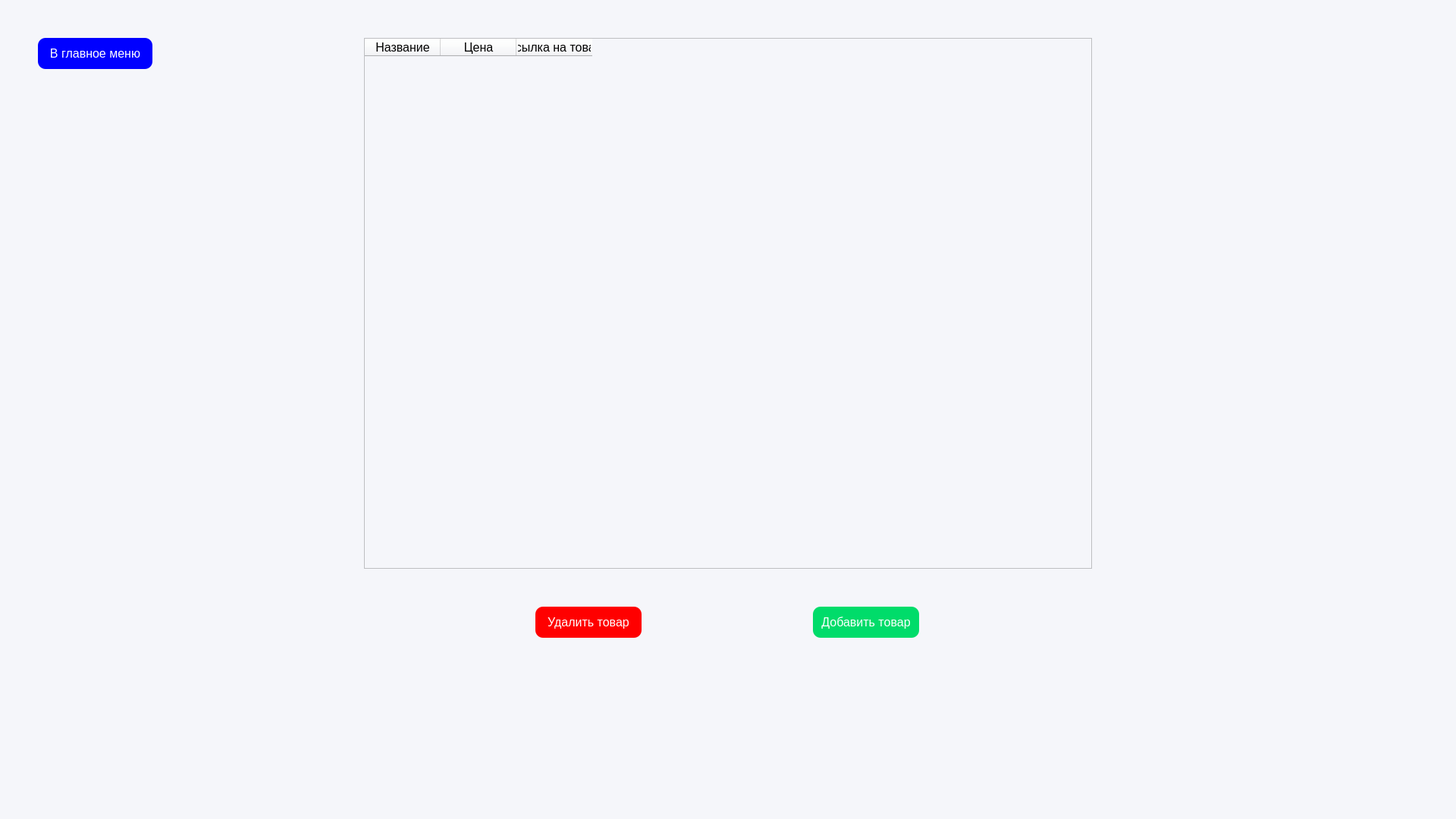
<?xml version="1.0" encoding="UTF-8"?>
<ui version="4.0">
 <class>MainWindow</class>
 <widget class="QMainWindow" name="MainWindow">
  <property name="geometry">
   <rect>
    <x>0</x>
    <y>0</y>
    <width>1920</width>
    <height>1080</height>
   </rect>
  </property>
  <property name="minimumSize">
   <size>
    <width>0</width>
    <height>0</height>
   </size>
  </property>
  <property name="maximumSize">
   <size>
    <width>1920</width>
    <height>1080</height>
   </size>
  </property>
  <property name="windowTitle">
   <string>Most-Web</string>
  </property>
  <property name="windowIcon">
   <iconset>
    <normaloff>Логотип увеличенный.ico</normaloff>Логотип увеличенный.ico</iconset>
  </property>
  <property name="styleSheet">
   <string notr="true">background-color: #F5F6FA</string>
  </property>
  <widget class="QWidget" name="centralwidget">
   <widget class="QTableWidget" name="table">
    <property name="geometry">
     <rect>
      <x>480</x>
      <y>50</y>
      <width>960</width>
      <height>700</height>
     </rect>
    </property>
    <property name="font">
     <font>
      <pointsize>12</pointsize>
     </font>
    </property>
    <property name="editTriggers">
     <set>QAbstractItemView::NoEditTriggers</set>
    </property>
    <column>
     <property name="text">
      <string>Название</string>
     </property>
     <property name="font">
      <font>
       <pointsize>12</pointsize>
      </font>
     </property>
    </column>
    <column>
     <property name="text">
      <string>Цена</string>
     </property>
     <property name="font">
      <font>
       <pointsize>12</pointsize>
      </font>
     </property>
    </column>
    <column>
     <property name="text">
      <string>Ссылка на товар</string>
     </property>
     <property name="font">
      <font>
       <pointsize>12</pointsize>
      </font>
     </property>
    </column>
   </widget>
   <widget class="QPushButton" name="delete_btn">
    <property name="geometry">
     <rect>
      <x>706</x>
      <y>800</y>
      <width>140</width>
      <height>41</height>
     </rect>
    </property>
    <property name="palette">
     <palette>
      <active>
       <colorrole role="WindowText">
        <brush brushstyle="SolidPattern">
         <color alpha="255">
          <red>255</red>
          <green>255</green>
          <blue>255</blue>
         </color>
        </brush>
       </colorrole>
       <colorrole role="Button">
        <brush brushstyle="SolidPattern">
         <color alpha="255">
          <red>255</red>
          <green>0</green>
          <blue>0</blue>
         </color>
        </brush>
       </colorrole>
       <colorrole role="Text">
        <brush brushstyle="SolidPattern">
         <color alpha="255">
          <red>255</red>
          <green>255</green>
          <blue>255</blue>
         </color>
        </brush>
       </colorrole>
       <colorrole role="ButtonText">
        <brush brushstyle="SolidPattern">
         <color alpha="255">
          <red>255</red>
          <green>255</green>
          <blue>255</blue>
         </color>
        </brush>
       </colorrole>
       <colorrole role="Base">
        <brush brushstyle="SolidPattern">
         <color alpha="255">
          <red>255</red>
          <green>0</green>
          <blue>0</blue>
         </color>
        </brush>
       </colorrole>
       <colorrole role="Window">
        <brush brushstyle="SolidPattern">
         <color alpha="255">
          <red>255</red>
          <green>0</green>
          <blue>0</blue>
         </color>
        </brush>
       </colorrole>
      </active>
      <inactive>
       <colorrole role="WindowText">
        <brush brushstyle="SolidPattern">
         <color alpha="255">
          <red>255</red>
          <green>255</green>
          <blue>255</blue>
         </color>
        </brush>
       </colorrole>
       <colorrole role="Button">
        <brush brushstyle="SolidPattern">
         <color alpha="255">
          <red>255</red>
          <green>0</green>
          <blue>0</blue>
         </color>
        </brush>
       </colorrole>
       <colorrole role="Text">
        <brush brushstyle="SolidPattern">
         <color alpha="255">
          <red>255</red>
          <green>255</green>
          <blue>255</blue>
         </color>
        </brush>
       </colorrole>
       <colorrole role="ButtonText">
        <brush brushstyle="SolidPattern">
         <color alpha="255">
          <red>255</red>
          <green>255</green>
          <blue>255</blue>
         </color>
        </brush>
       </colorrole>
       <colorrole role="Base">
        <brush brushstyle="SolidPattern">
         <color alpha="255">
          <red>255</red>
          <green>0</green>
          <blue>0</blue>
         </color>
        </brush>
       </colorrole>
       <colorrole role="Window">
        <brush brushstyle="SolidPattern">
         <color alpha="255">
          <red>255</red>
          <green>0</green>
          <blue>0</blue>
         </color>
        </brush>
       </colorrole>
      </inactive>
      <disabled>
       <colorrole role="WindowText">
        <brush brushstyle="SolidPattern">
         <color alpha="255">
          <red>255</red>
          <green>255</green>
          <blue>255</blue>
         </color>
        </brush>
       </colorrole>
       <colorrole role="Button">
        <brush brushstyle="SolidPattern">
         <color alpha="255">
          <red>255</red>
          <green>0</green>
          <blue>0</blue>
         </color>
        </brush>
       </colorrole>
       <colorrole role="Text">
        <brush brushstyle="SolidPattern">
         <color alpha="255">
          <red>255</red>
          <green>255</green>
          <blue>255</blue>
         </color>
        </brush>
       </colorrole>
       <colorrole role="ButtonText">
        <brush brushstyle="SolidPattern">
         <color alpha="255">
          <red>255</red>
          <green>255</green>
          <blue>255</blue>
         </color>
        </brush>
       </colorrole>
       <colorrole role="Base">
        <brush brushstyle="SolidPattern">
         <color alpha="255">
          <red>255</red>
          <green>0</green>
          <blue>0</blue>
         </color>
        </brush>
       </colorrole>
       <colorrole role="Window">
        <brush brushstyle="SolidPattern">
         <color alpha="255">
          <red>255</red>
          <green>0</green>
          <blue>0</blue>
         </color>
        </brush>
       </colorrole>
      </disabled>
     </palette>
    </property>
    <property name="font">
     <font>
      <pointsize>12</pointsize>
     </font>
    </property>
    <property name="styleSheet">
     <string notr="true">#delete_btn {
   background-color: rgb(255, 0, 0); /* Цвет фона кнопки */
    border-radius: 10px; /* Устанавливаем радиус закругления углов */
    color: white; /* Цвет текста кнопки */
}
#delete_btn:hover {
                background-color: rgb(200, 0, 0)
}


</string>
    </property>
    <property name="text">
     <string>Удалить товар</string>
    </property>
   </widget>
   <widget class="QPushButton" name="add_product_btn">
    <property name="geometry">
     <rect>
      <x>1072</x>
      <y>800</y>
      <width>140</width>
      <height>41</height>
     </rect>
    </property>
    <property name="palette">
     <palette>
      <active>
       <colorrole role="WindowText">
        <brush brushstyle="SolidPattern">
         <color alpha="255">
          <red>255</red>
          <green>255</green>
          <blue>255</blue>
         </color>
        </brush>
       </colorrole>
       <colorrole role="Button">
        <brush brushstyle="SolidPattern">
         <color alpha="255">
          <red>0</red>
          <green>220</green>
          <blue>106</blue>
         </color>
        </brush>
       </colorrole>
       <colorrole role="Text">
        <brush brushstyle="SolidPattern">
         <color alpha="255">
          <red>255</red>
          <green>255</green>
          <blue>255</blue>
         </color>
        </brush>
       </colorrole>
       <colorrole role="ButtonText">
        <brush brushstyle="SolidPattern">
         <color alpha="255">
          <red>255</red>
          <green>255</green>
          <blue>255</blue>
         </color>
        </brush>
       </colorrole>
       <colorrole role="Base">
        <brush brushstyle="SolidPattern">
         <color alpha="255">
          <red>0</red>
          <green>220</green>
          <blue>106</blue>
         </color>
        </brush>
       </colorrole>
       <colorrole role="Window">
        <brush brushstyle="SolidPattern">
         <color alpha="255">
          <red>0</red>
          <green>220</green>
          <blue>106</blue>
         </color>
        </brush>
       </colorrole>
      </active>
      <inactive>
       <colorrole role="WindowText">
        <brush brushstyle="SolidPattern">
         <color alpha="255">
          <red>255</red>
          <green>255</green>
          <blue>255</blue>
         </color>
        </brush>
       </colorrole>
       <colorrole role="Button">
        <brush brushstyle="SolidPattern">
         <color alpha="255">
          <red>0</red>
          <green>220</green>
          <blue>106</blue>
         </color>
        </brush>
       </colorrole>
       <colorrole role="Text">
        <brush brushstyle="SolidPattern">
         <color alpha="255">
          <red>255</red>
          <green>255</green>
          <blue>255</blue>
         </color>
        </brush>
       </colorrole>
       <colorrole role="ButtonText">
        <brush brushstyle="SolidPattern">
         <color alpha="255">
          <red>255</red>
          <green>255</green>
          <blue>255</blue>
         </color>
        </brush>
       </colorrole>
       <colorrole role="Base">
        <brush brushstyle="SolidPattern">
         <color alpha="255">
          <red>0</red>
          <green>220</green>
          <blue>106</blue>
         </color>
        </brush>
       </colorrole>
       <colorrole role="Window">
        <brush brushstyle="SolidPattern">
         <color alpha="255">
          <red>0</red>
          <green>220</green>
          <blue>106</blue>
         </color>
        </brush>
       </colorrole>
      </inactive>
      <disabled>
       <colorrole role="WindowText">
        <brush brushstyle="SolidPattern">
         <color alpha="255">
          <red>255</red>
          <green>255</green>
          <blue>255</blue>
         </color>
        </brush>
       </colorrole>
       <colorrole role="Button">
        <brush brushstyle="SolidPattern">
         <color alpha="255">
          <red>0</red>
          <green>220</green>
          <blue>106</blue>
         </color>
        </brush>
       </colorrole>
       <colorrole role="Text">
        <brush brushstyle="SolidPattern">
         <color alpha="255">
          <red>255</red>
          <green>255</green>
          <blue>255</blue>
         </color>
        </brush>
       </colorrole>
       <colorrole role="ButtonText">
        <brush brushstyle="SolidPattern">
         <color alpha="255">
          <red>255</red>
          <green>255</green>
          <blue>255</blue>
         </color>
        </brush>
       </colorrole>
       <colorrole role="Base">
        <brush brushstyle="SolidPattern">
         <color alpha="255">
          <red>0</red>
          <green>220</green>
          <blue>106</blue>
         </color>
        </brush>
       </colorrole>
       <colorrole role="Window">
        <brush brushstyle="SolidPattern">
         <color alpha="255">
          <red>0</red>
          <green>220</green>
          <blue>106</blue>
         </color>
        </brush>
       </colorrole>
      </disabled>
     </palette>
    </property>
    <property name="font">
     <font>
      <pointsize>12</pointsize>
     </font>
    </property>
    <property name="styleSheet">
     <string notr="true">#add_product_btn {
   background-color:rgb(0, 220, 106); /* Цвет фона кнопки */
    border-radius: 10px; /* Устанавливаем радиус закругления углов */
    color: white; /* Цвет текста кнопки */
}
#add_product_btn:hover {
                background-color:rgb(0, 152, 0)
}


</string>
    </property>
    <property name="text">
     <string>Добавить товар</string>
    </property>
   </widget>
   <widget class="QPushButton" name="back_menu_btn">
    <property name="geometry">
     <rect>
      <x>50</x>
      <y>50</y>
      <width>151</width>
      <height>41</height>
     </rect>
    </property>
    <property name="palette">
     <palette>
      <active>
       <colorrole role="WindowText">
        <brush brushstyle="SolidPattern">
         <color alpha="255">
          <red>255</red>
          <green>255</green>
          <blue>255</blue>
         </color>
        </brush>
       </colorrole>
       <colorrole role="Button">
        <brush brushstyle="SolidPattern">
         <color alpha="255">
          <red>0</red>
          <green>0</green>
          <blue>255</blue>
         </color>
        </brush>
       </colorrole>
       <colorrole role="Text">
        <brush brushstyle="SolidPattern">
         <color alpha="255">
          <red>255</red>
          <green>255</green>
          <blue>255</blue>
         </color>
        </brush>
       </colorrole>
       <colorrole role="ButtonText">
        <brush brushstyle="SolidPattern">
         <color alpha="255">
          <red>255</red>
          <green>255</green>
          <blue>255</blue>
         </color>
        </brush>
       </colorrole>
       <colorrole role="Base">
        <brush brushstyle="SolidPattern">
         <color alpha="255">
          <red>0</red>
          <green>0</green>
          <blue>255</blue>
         </color>
        </brush>
       </colorrole>
       <colorrole role="Window">
        <brush brushstyle="SolidPattern">
         <color alpha="255">
          <red>0</red>
          <green>0</green>
          <blue>255</blue>
         </color>
        </brush>
       </colorrole>
      </active>
      <inactive>
       <colorrole role="WindowText">
        <brush brushstyle="SolidPattern">
         <color alpha="255">
          <red>255</red>
          <green>255</green>
          <blue>255</blue>
         </color>
        </brush>
       </colorrole>
       <colorrole role="Button">
        <brush brushstyle="SolidPattern">
         <color alpha="255">
          <red>0</red>
          <green>0</green>
          <blue>255</blue>
         </color>
        </brush>
       </colorrole>
       <colorrole role="Text">
        <brush brushstyle="SolidPattern">
         <color alpha="255">
          <red>255</red>
          <green>255</green>
          <blue>255</blue>
         </color>
        </brush>
       </colorrole>
       <colorrole role="ButtonText">
        <brush brushstyle="SolidPattern">
         <color alpha="255">
          <red>255</red>
          <green>255</green>
          <blue>255</blue>
         </color>
        </brush>
       </colorrole>
       <colorrole role="Base">
        <brush brushstyle="SolidPattern">
         <color alpha="255">
          <red>0</red>
          <green>0</green>
          <blue>255</blue>
         </color>
        </brush>
       </colorrole>
       <colorrole role="Window">
        <brush brushstyle="SolidPattern">
         <color alpha="255">
          <red>0</red>
          <green>0</green>
          <blue>255</blue>
         </color>
        </brush>
       </colorrole>
      </inactive>
      <disabled>
       <colorrole role="WindowText">
        <brush brushstyle="SolidPattern">
         <color alpha="255">
          <red>255</red>
          <green>255</green>
          <blue>255</blue>
         </color>
        </brush>
       </colorrole>
       <colorrole role="Button">
        <brush brushstyle="SolidPattern">
         <color alpha="255">
          <red>0</red>
          <green>0</green>
          <blue>255</blue>
         </color>
        </brush>
       </colorrole>
       <colorrole role="Text">
        <brush brushstyle="SolidPattern">
         <color alpha="255">
          <red>255</red>
          <green>255</green>
          <blue>255</blue>
         </color>
        </brush>
       </colorrole>
       <colorrole role="ButtonText">
        <brush brushstyle="SolidPattern">
         <color alpha="255">
          <red>255</red>
          <green>255</green>
          <blue>255</blue>
         </color>
        </brush>
       </colorrole>
       <colorrole role="Base">
        <brush brushstyle="SolidPattern">
         <color alpha="255">
          <red>0</red>
          <green>0</green>
          <blue>255</blue>
         </color>
        </brush>
       </colorrole>
       <colorrole role="Window">
        <brush brushstyle="SolidPattern">
         <color alpha="255">
          <red>0</red>
          <green>0</green>
          <blue>255</blue>
         </color>
        </brush>
       </colorrole>
      </disabled>
     </palette>
    </property>
    <property name="font">
     <font>
      <pointsize>12</pointsize>
     </font>
    </property>
    <property name="styleSheet">
     <string notr="true">#back_menu_btn {
   background-color:rgb(0, 0, 255); /* Цвет фона кнопки */
    border-radius: 10px; /* Устанавливаем радиус закругления углов */
    color: white; /* Цвет текста кнопки */
}
#back_menu_btn:hover {
                background-color: rgb(0, 0, 158)
}

</string>
    </property>
    <property name="text">
     <string>В главное меню</string>
    </property>
   </widget>
  </widget>
  <widget class="QMenuBar" name="menubar">
   <property name="geometry">
    <rect>
     <x>0</x>
     <y>0</y>
     <width>1920</width>
     <height>21</height>
    </rect>
   </property>
  </widget>
  <widget class="QStatusBar" name="statusbar"/>
 </widget>
 <resources/>
 <connections/>
</ui>
